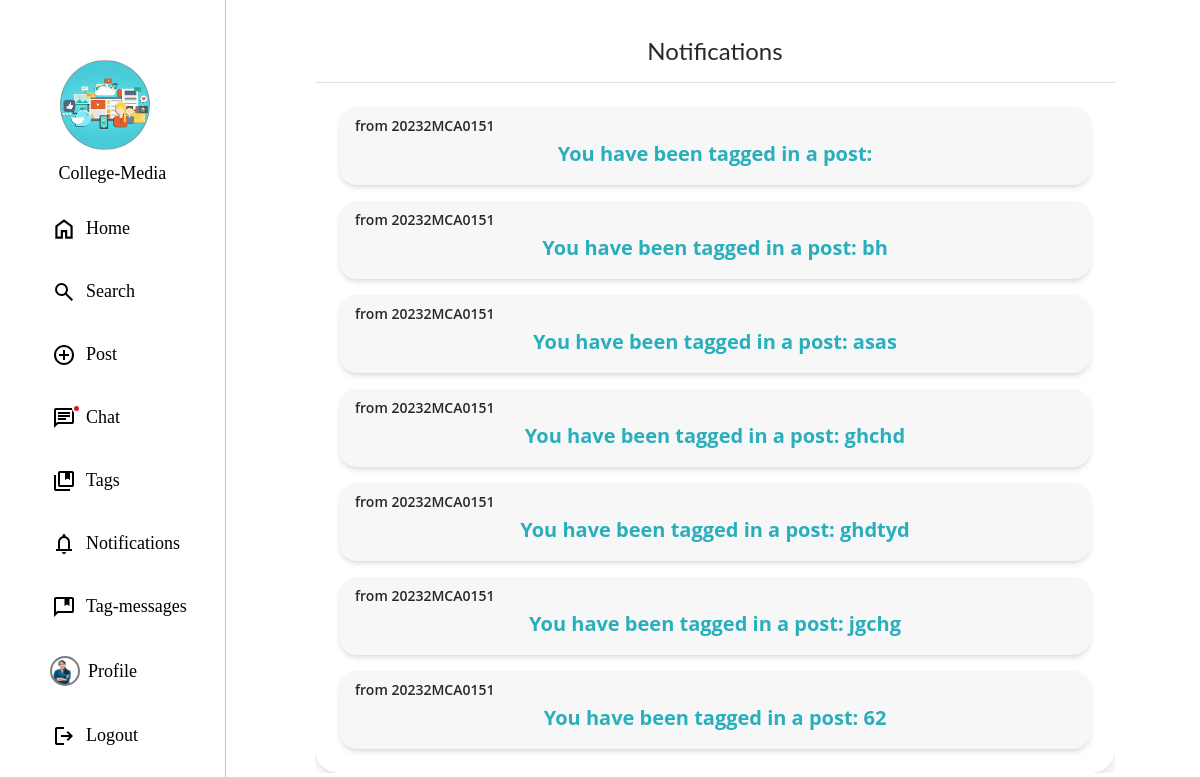
The app's page /notification (signed in) with its own data.
### staff_app/models.py (models this page shows)
class Student(models.Model):
    user = models.OneToOneField(CoustomUser, on_delete=models.CASCADE)
    roll_number = models.CharField(max_length=15, unique=True)
    email = models.EmailField(unique=True)
    name=models.CharField(max_length=30, blank=True)
    section=models.CharField(max_length=10, blank=True)
    school=models.CharField(max_length=100, blank=True)
    dob=models.CharField(max_length=20, blank=True)
    profile_image=models.ImageField(upload_to='profile_image/', blank=True, null=True)
    def __str__(self):
        return self.roll_number

class Main_Notifications(models.Model):
    sender=models.ForeignKey(Student,on_delete=models.CASCADE,related_name="sent_notification")
    receiver=models.ForeignKey(Student,on_delete=models.CASCADE,related_name="received_notification")
    is_read=models.BooleanField(default=False)
    created_at=models.DateTimeField(auto_now_add=True)
    content=models.TextField(blank=True)
    post_number=models.CharField(max_length=50,blank=True,null=True)
    def __str__(self) :
        return f"{self.sender}-{self.receiver}-{self.is_read}-{self.created_at}"

### college_media/views.py (the view)
# urls.py: path('notification',views.notification,name='notification'),
def notification(request):
    sender=get_object_or_404(Student,user=request.user)
    notification=Main_Notifications.objects.filter(receiver=sender,is_read=False)
    print(notification)
    return render(request,"user_pages/user_notification.html",{"notifications":notification})

### staff_app/context_processors.py (called while the page is built)
def student_profile(request):
    if request.user.is_authenticated:
        try:
            student = Student.objects.get(user=request.user)
            return {'student_profile': student}
        except Student.DoesNotExist:
            return {}  # No Student instance found
    return {}

### templates/user_pages/user_notification.html (shortened to what this page needs)
{% extends "user_pages/base.html" %}
{% block content %}
<div class="right">
  <div id="webcrumbs">
    <div class="w-[800px] bg-white rounded-lg shadow-lg min-h-[600px]">
      <header class="px-6 py-4 border-b border-neutral-200">
        <h1 class="text-2xl font-title text-neutral-950">Notifications</h1>
      </header>
      <main class="p-6 space-y-4">
        {% for notification in notifications %}
        <section class="bg-neutral-50 p-4 rounded-md shadow-md hover:shadow-lg transition-shadow">
          <h6 class="text-lg font-semibold text-neutral-950">from {{notification.sender}}</h6>
          <p class="text-sm text-neutral-700"><a href="/view_post/{{notification.post_number}} "
              class="notification-link"> {{notification.content}}</a></p>
        </section>
        {% endfor %}
      </main>
    </div>
  </div>
</div>
{% endblock content %}

### templates/user_pages/base.html (shortened to what this page needs)
{% load static %}
<!DOCTYPE html>
<html lang="en">
<head>
    <link rel="stylesheet" href="https://cdnjs.cloudflare.com/ajax/libs/font-awesome/4.7.0/css/font-awesome.min.css">
</head>
<body>
    <div class="left">
        <ul>
            <li>
                <div class="logo-image"></div>
                <p class="logo-name">College-Media</p>
            </li>
            <li class="menu-items" onclick="window.location='/user_dash/home/'">
                <svg xmlns="http://www.w3.org/2000/svg" height="26px" viewBox="0 -960 960 960" width="24px"
                    fill="#5f6368">
                    <path class="icon"
                        d="M240-200h120v-240h240v240h120v-360L480-740 240-560v360Zm-80 80v-480l320-240 320 240v480H520v-240h-80v240H160Zm320-350Z" />
                </svg>
                <a href="/user_dash/home/">Home</a>
            </li>
            <li class="menu-items" onclick="window.location='/search_student/'">
                <a href="/search_student/">Search</a>
            </li>
            <li class="menu-items" onclick="window.location='/user_dash/add_post'">
                <a href="/user_dash/add_post">Post</a>
            </li>
            <li class="menu-items" onclick="window.location='/chat_app/chat'">
                 <div id="chat-unread" class="chat-dot">
                     <div class="chat-dot-svg"></div>
                 </div>
                 <a href="/chat_app/chat">Chat</a>
             </li>
            <li class="menu-items" onclick="window.location='/user_dash/tags'">
                <a href="#">Tags</a>
            </li>
            <li class="menu-items" onclick="window.location='/notification'">
                <a href="#">Notifications</a>
            </li>
            <li class="menu-items" onclick="window.location='/user_dash/multi_tag_messeges'">
                <svg xmlns="http://www.w3.org/2000/svg" height="24px" viewBox="0 -960 960 960" width="24px"
                    fill="#5f6368">
                    <path class="icon"
                    d="M500-520v-280H160v525l46-45h594v-480H700v280l-100-60-100 60ZM80-80v-720q0-33 23.5-56.5T160-880h640q33 0 56.5 23.5T880-800v480q0 33-23.5 56.5T800-240H240L80-80Zm80-720v480-480Z"/>
                </svg>
                <a href="#">Tag-messages</a>
            </li>
            <li class="menu-items" onclick="window.location='/user_dash/user_profile'">
                {% if user.is_authenticated and student_profile %}
                {% if student_profile.profile_image %}
                <div class="profile"><img class="img1" src="{{ student_profile.profile_image.url }}" class="img"></div>
                <a href="/user_dash/user_profile">Profile</a>
                {% else %}
                <div id="profile-image-placeholder" onclick="window.location='/user_dash/user_profile'">
                    {{ student_profile.name|slice:":2"|upper }}
                </div>
                <a href="/user_dash/user_profile">Profile</a>
                {% endif %}
                {% else %}
                <a href="{% url 'login' %}">Login</a>
                {% endif %}
            </li>
            <li class="menu-items" onclick="window.location='/logout'">
                <svg xmlns="http://www.w3.org/2000/svg" height="24px" viewBox="0 -960 960 960" width="24px"
                    fill="#5f6368">
                    <path class="icon"
                        d="M200-120q-33 0-56.5-23.5T120-200v-560q0-33 23.5-56.5T200-840h280v80H200v560h280v80H200Zm440-160-55-58 102-102H360v-80h327L585-622l55-58 200 200-200 200Z" />
                </svg>
                <a href="/logout">Logout</a>
            </li>
        </ul>
    </div>
    {% block content %}{% endblock content %}
</body>
</html>

### records on screen
Student: profile_image (picture)
Main_Notifications: sender "20232MCA0151", content "You have been tagged in a post:"
Main_Notifications: sender "20232MCA0151", content "You have been tagged in a post: bh"
Main_Notifications: sender "20232MCA0151", content "You have been tagged in a post: asas"
Main_Notifications: sender "20232MCA0151", content "You have been tagged in a post: ghchd"
Main_Notifications: sender "20232MCA0151", content "You have been tagged in a post: ghdtyd"
Main_Notifications: sender "20232MCA0151", content "You have been tagged in a post: jgchg"
Main_Notifications: sender "20232MCA0151", content "You have been tagged in a post: 62"
